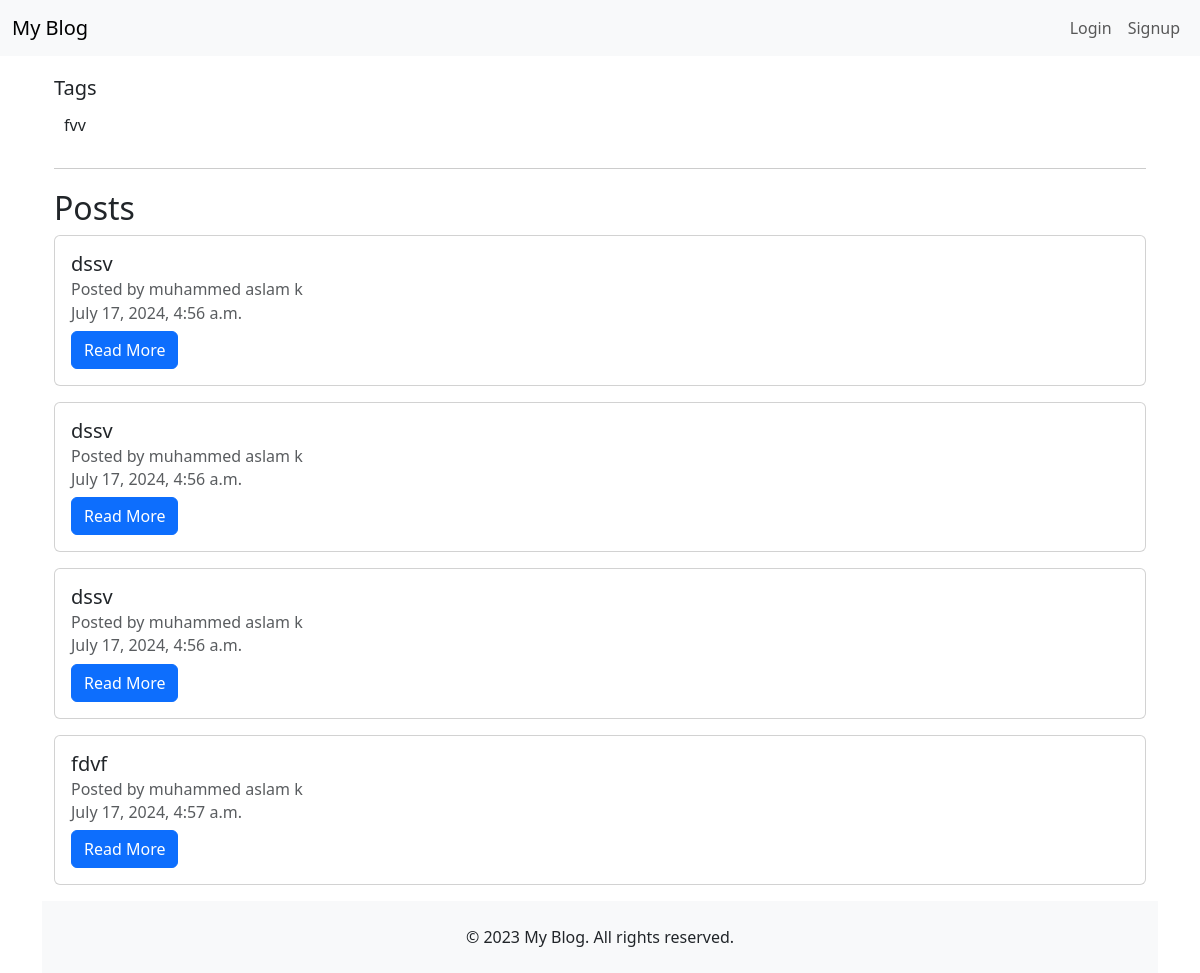
Screenshot of /post/tags/9/ with the database file from the repository.
### tags/models.py (models this page shows, shortened)
class Tag(models.Model):
    name = models.CharField(max_length=100, unique=True, verbose_name=_("Tag Name"))
    class Meta:
        verbose_name = _('Tag')
        verbose_name_plural = _('Tags')
        ordering = ['name']

### blog/models.py (models this page shows, shortened)
class Post(models.Model):
    title = models.CharField(max_length=200, verbose_name=_("Title"))
    body = CKEditor5Field(verbose_name=_("Body"),config_name='default')
    published_date = models.DateTimeField(auto_now_add=True, verbose_name=_("Published Date"))
    last_modified = models.DateTimeField(auto_now=True, verbose_name=_("Last Modified"))
    author = models.ForeignKey(get_user_model(), on_delete=models.CASCADE, verbose_name=_("Author"), null=True)
    categories = models.ManyToManyField(Category, related_name='posts', verbose_name=_("Categories"))
    tags = models.ManyToManyField(Tag, related_name='posts',verbose_name=_("Tags"))
    is_published = models.BooleanField(default=False, verbose_name=_("Is Publised"))

### users/models.py (models this page shows, shortened)
class CustomUser(AbstractBaseUser, PermissionsMixin):
    email = models.EmailField(_('Email address'), unique=True)
    first_name = models.CharField(max_length=50, blank=True)
    last_name = models.CharField(max_length=50, blank=True)
    profile_picture = models.ImageField(_('Profile_picture'), upload_to='profile_pictures', blank=True, null=True)
    bio = models.TextField(_('Biography'), blank=True, null=True)
    is_active = models.BooleanField(_('Activate'), default=True)
    is_staff = models.BooleanField(_('Staff status'), default=False)
    is_superuser = models.BooleanField(_('SuperUser status'),default=False)
    date_joined = models.DateTimeField(_("Date joined"), default=timezone.now)
    objects = CustomUserManager()
    USERNAME_FIELD = 'email'
    REQUIRED_FIELDS = []
    class Meta:
        verbose_name = _('User')
        verbose_name_plural = _('Users')
    def get_full_name(self):
        full_name = f"{self.first_name} {self.last_name}"
        return full_name.strip()

### blog/views.py (the view)
# urls.py: path('post/tags/<int:pk>/', views.TagPostListview.as_view(), name='post_tags'),
class TagPostListview(ListView):
    model = Post
    template_name = 'blog/tags.html'
    context_object_name = 'post_list'
    def get_queryset(self) -> QuerySet[Any]:
        tag = get_object_or_404(Tag, id=self.kwargs.get('pk'))
        tag_by_post = Post.objects.filter(tags=tag)
        return tag_by_post
    def get_context_data(self, **kwargs) -> dict[str, Any]:
        context = super().get_context_data(**kwargs)
        context["tag"] = get_object_or_404(Tag, id=self.kwargs.get('pk'))
        return context

### blog/templates/blog/tags.html (shortened to what this page needs)
{% extends "base.html" %}
{% load static %}
{% block extra_head %}
<link rel="stylesheet" href="{% static "blog/css/tags_style.css" %}">
{% endblock extra_head %}
{% block content %}
<div class="container">
    <div class="tag-list">
        <h5>Tags</h5>
        <ul>
           <li>{{ tag.name }}</li>
        </ul>
    </div>
    <div class="posts-list">
            <h2>Posts</h2>
            {% for  post in  post_list%}
            <div class="card mb-3">
                <div class="card-body">
                    <h5 class="card-title">{{post.title}}</h5>
                    <h6 class="card-subtitle mb-2 text-muted">Posted by {{ post.author.get_full_name}}</h6>
                    <h6 class="card-subtitle mb-2 text-muted">{{ post.published_date }}</h6>
                    <a href="{% url "blog:post_details" post.id %}" class="btn btn-primary">Read More</a>
                </div>
            </div>
            {% endfor %}
        </div>
{% endblock content %}

### blog/static/blog/css/tags_style.css (style rules this page uses)
.tag-list { margin-top: 20px; padding-bottom: 10px; border-bottom: 1px solid #ccc; }
.tag-list ul { list-style-type: none; padding-left: 0; display: flex; flex-wrap: wrap; }
.tag-list ul li { margin: 5px 10px; }
.posts-list { margin-top: 20px; }

### templates/base.html (style rules this page uses)
html, body { height: 100%; margin: 0; }
body { display: flex; flex-direction: column; }

### rows the page displays
Tag: name "fvv"
Post: title "dssv", author.get_full_name "muhammed aslam k", published_date "July 17, 2024, 4:56 a.m."
Post: title "dssv", author.get_full_name "muhammed aslam k", published_date "July 17, 2024, 4:56 a.m."
Post: title "dssv", author.get_full_name "muhammed aslam k", published_date "July 17, 2024, 4:56 a.m."
Post: title "fdvf", author.get_full_name "muhammed aslam k", published_date "July 17, 2024, 4:57 a.m."
